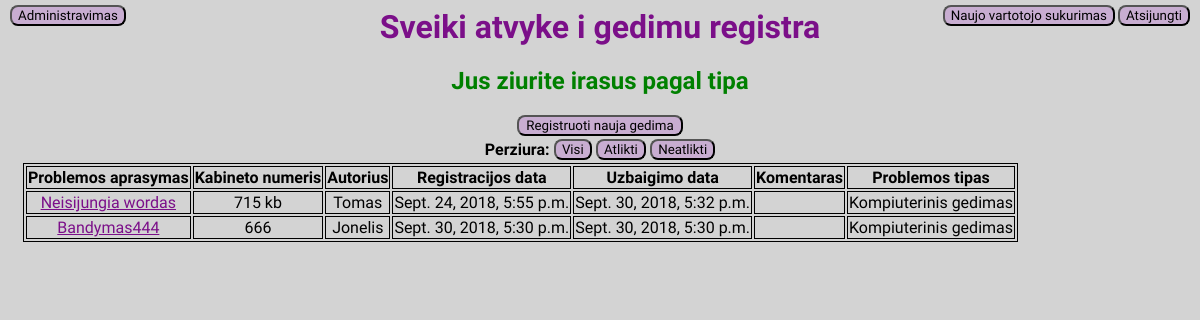
The app's page /helpdesk/tipai/2/ (signed in), older data.
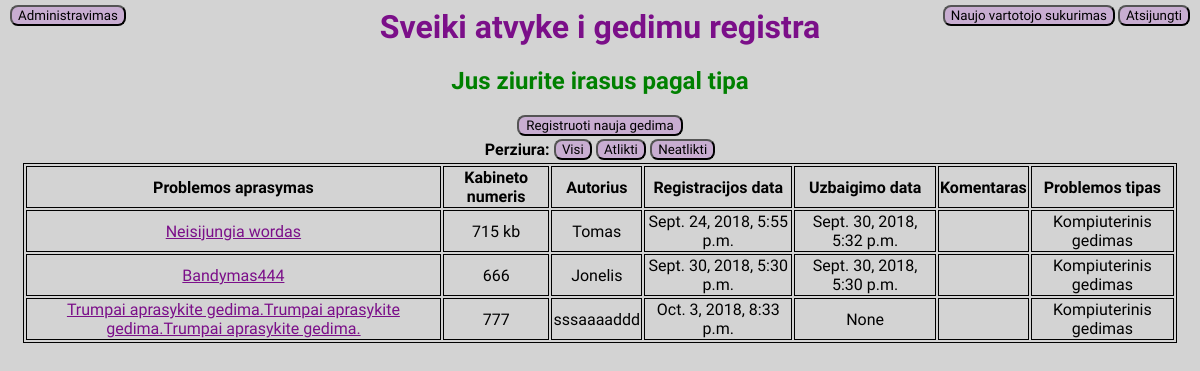
The same page, newer data.
### helpdesk/models.py (models this page shows, shortened)
class Irasas(models.Model):
    prob_tipas = models.ForeignKey(Tipas, on_delete=models.CASCADE)
    problemos_aprasymas = models.CharField(max_length=200)
    kabineto_nr = models.CharField(max_length=30)
    autorius = models.CharField(max_length=50)
    reg_data = models.DateTimeField('Iraso data')
    pab_data = models.DateTimeField('Atlikimo data', blank=True, null=True)
    komentaras = models.CharField(max_length=200)

class Tipas(models.Model):
    prob_tipas=models.CharField(max_length=30)
    def __str__(self):
        return self.prob_tipas

### helpdesk/views.py (the view)
# urls.py: url(r'^tipai/(?P<tipas_id>[0-9]+)/$', views.perziura_tipai, name='perziura_tipai'),
def perziura_tipai(request, tipas_id):
    if request.user.is_authenticated and request.user.is_superuser:
        sarasas_pagal_tipus = Irasas.objects.filter(prob_tipas_id=tipas_id).select_related('prob_tipas')
        context = {'sarasas_pagal_tipus': sarasas_pagal_tipus}
        return render(request, 'helpdesk/tipai.html', context)
    else:
        return HttpResponseRedirect('../../')

### helpdesk/templates/helpdesk/tipai.html
{% extends 'helpdesk/index.html' %}
{% block content %}
<h2>Jus ziurite irasus pagal tipa</h2>
{% endblock %}
{% block content2 %}
<table>
    <tr>
        <th>Problemos aprasymas</th>
        <th>Kabineto numeris</th>
        <th>Autorius</th>
        <th>Registracijos data</th>
        <th>Uzbaigimo data</th>
        <th>Komentaras</th>
        <th>Problemos tipas</th>
    </tr>
    {%for item in sarasas_pagal_tipus%}
    <tr>
        <td><a href="../../irasai/{{item.id}}">{{item.problemos_aprasymas}}</td>
        <td>{{item.kabineto_nr}}</td>
        <td>{{item.autorius}}</td>
        <td>{{item.reg_data}}</td>
        <td>{{item.pab_data}}</td>
        <td>{{item.komentaras}}</td>
        <td>{{item.prob_tipas}}</td>
    </tr>
    {%endfor%}
</table>
{% endblock %}

Row changes from the older to the newer data that the page shows:
added Irasas: problemos_aprasymas "Trumpai aprasykite gedima.Trumpai aprasykite gedima.Trumpai aprasykite gedima.", kabineto_nr "777", autorius "sssaaaaddd", reg_data "Oct. 3, 2018, 8:33 p.m.", pab_data "None", prob_tipas "Kompiuterinis gedimas"
